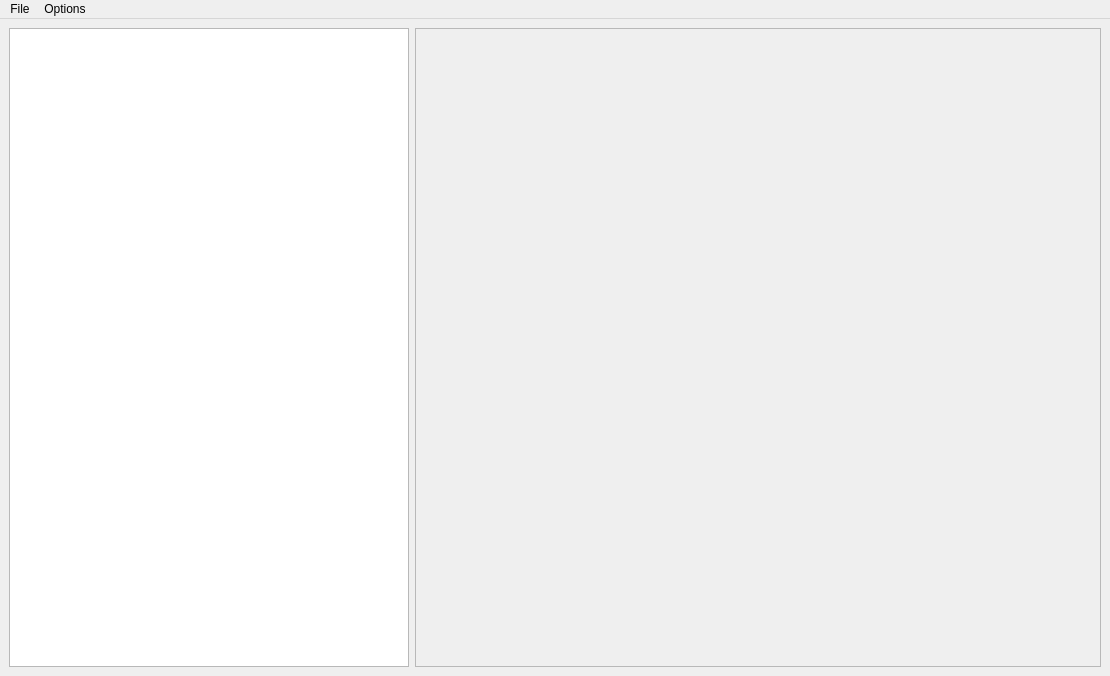
<?xml version="1.0" encoding="UTF-8"?>
<ui version="4.0">
 <class>MainWindow</class>
 <widget class="QMainWindow" name="MainWindow">
  <property name="geometry">
   <rect>
    <x>0</x>
    <y>0</y>
    <width>1110</width>
    <height>676</height>
   </rect>
  </property>
  <property name="windowTitle">
   <string>MainWindow</string>
  </property>
  <widget class="QWidget" name="centralwidget">
   <layout class="QVBoxLayout" name="verticalLayout">
    <item>
     <layout class="QGridLayout" name="gridLayout">
      <item row="0" column="0">
       <layout class="QHBoxLayout" name="horizontalLayout">
        <item>
         <widget class="QTableView" name="tableView">
          <property name="minimumSize">
           <size>
            <width>400</width>
            <height>0</height>
           </size>
          </property>
          <property name="maximumSize">
           <size>
            <width>400</width>
            <height>16777215</height>
           </size>
          </property>
         </widget>
        </item>
        <item>
         <widget class="QFrame" name="plotFrame">
          <property name="minimumSize">
           <size>
            <width>300</width>
            <height>0</height>
           </size>
          </property>
          <property name="frameShape">
           <enum>QFrame::StyledPanel</enum>
          </property>
          <property name="frameShadow">
           <enum>QFrame::Raised</enum>
          </property>
         </widget>
        </item>
       </layout>
      </item>
     </layout>
    </item>
   </layout>
  </widget>
  <widget class="QMenuBar" name="menubar">
   <property name="geometry">
    <rect>
     <x>0</x>
     <y>0</y>
     <width>1110</width>
     <height>22</height>
    </rect>
   </property>
   <widget class="QMenu" name="menuFile">
    <property name="title">
     <string>File</string>
    </property>
    <addaction name="menuActionOpen_h5"/>
    <addaction name="menuActionSave_csv"/>
   </widget>
   <widget class="QMenu" name="menuOptions">
    <property name="title">
     <string>Options</string>
    </property>
    <addaction name="menuActionEditSettings"/>
   </widget>
   <addaction name="menuFile"/>
   <addaction name="menuOptions"/>
  </widget>
  <action name="menuActionOpen_h5">
   <property name="text">
    <string>Open h5</string>
   </property>
  </action>
  <action name="menuActionSave_csv">
   <property name="text">
    <string>Save csv</string>
   </property>
  </action>
  <action name="menuActionSettings">
   <property name="text">
    <string>Settings</string>
   </property>
  </action>
  <action name="menuActionEditSettings">
   <property name="text">
    <string>Settings</string>
   </property>
  </action>
 </widget>
 <resources/>
 <connections/>
</ui>
